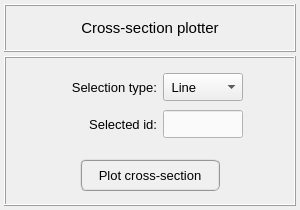
<?xml version="1.0" encoding="UTF-8"?>
<ui version="4.0">
 <class>Form</class>
 <widget class="QWidget" name="Form">
  <property name="geometry">
   <rect>
    <x>0</x>
    <y>0</y>
    <width>300</width>
    <height>210</height>
   </rect>
  </property>
  <property name="maximumSize">
   <size>
    <width>300</width>
    <height>210</height>
   </size>
  </property>
  <property name="windowTitle">
   <string>Form</string>
  </property>
  <layout class="QGridLayout" name="gridLayout">
   <property name="leftMargin">
    <number>4</number>
   </property>
   <property name="topMargin">
    <number>4</number>
   </property>
   <property name="rightMargin">
    <number>4</number>
   </property>
   <property name="bottomMargin">
    <number>4</number>
   </property>
   <property name="spacing">
    <number>4</number>
   </property>
   <item row="0" column="0">
    <widget class="QFrame" name="frame">
     <property name="minimumSize">
      <size>
       <width>0</width>
       <height>48</height>
      </size>
     </property>
     <property name="maximumSize">
      <size>
       <width>16777215</width>
       <height>48</height>
      </size>
     </property>
     <property name="frameShape">
      <enum>QFrame::Box</enum>
     </property>
     <property name="frameShadow">
      <enum>QFrame::Raised</enum>
     </property>
     <layout class="QGridLayout" name="gridLayout_2">
      <property name="leftMargin">
       <number>2</number>
      </property>
      <property name="topMargin">
       <number>2</number>
      </property>
      <property name="rightMargin">
       <number>2</number>
      </property>
      <property name="bottomMargin">
       <number>2</number>
      </property>
      <property name="spacing">
       <number>2</number>
      </property>
      <item row="0" column="0">
       <widget class="QLabel" name="label">
        <property name="font">
         <font>
          <pointsize>11</pointsize>
         </font>
        </property>
        <property name="text">
         <string>Cross-section plotter</string>
        </property>
        <property name="alignment">
         <set>Qt::AlignCenter</set>
        </property>
       </widget>
      </item>
     </layout>
    </widget>
   </item>
   <item row="1" column="0">
    <widget class="QFrame" name="frame_2">
     <property name="frameShape">
      <enum>QFrame::Box</enum>
     </property>
     <property name="frameShadow">
      <enum>QFrame::Raised</enum>
     </property>
     <layout class="QGridLayout" name="gridLayout_3">
      <property name="leftMargin">
       <number>4</number>
      </property>
      <property name="topMargin">
       <number>4</number>
      </property>
      <property name="rightMargin">
       <number>4</number>
      </property>
      <property name="bottomMargin">
       <number>4</number>
      </property>
      <property name="spacing">
       <number>4</number>
      </property>
      <item row="0" column="0">
       <widget class="QFrame" name="selection_frame">
        <property name="minimumSize">
         <size>
          <width>0</width>
          <height>80</height>
         </size>
        </property>
        <property name="maximumSize">
         <size>
          <width>16777215</width>
          <height>80</height>
         </size>
        </property>
        <property name="frameShape">
         <enum>QFrame::NoFrame</enum>
        </property>
        <property name="frameShadow">
         <enum>QFrame::Raised</enum>
        </property>
        <layout class="QGridLayout" name="gridLayout_26" rowstretch="0,0">
         <property name="leftMargin">
          <number>2</number>
         </property>
         <property name="topMargin">
          <number>0</number>
         </property>
         <property name="rightMargin">
          <number>2</number>
         </property>
         <property name="bottomMargin">
          <number>0</number>
         </property>
         <property name="horizontalSpacing">
          <number>6</number>
         </property>
         <property name="verticalSpacing">
          <number>2</number>
         </property>
         <item row="0" column="2">
          <widget class="QComboBox" name="comboBox_selection">
           <property name="minimumSize">
            <size>
             <width>0</width>
             <height>28</height>
            </size>
           </property>
           <property name="maximumSize">
            <size>
             <width>80</width>
             <height>28</height>
            </size>
           </property>
           <property name="font">
            <font>
             <pointsize>10</pointsize>
            </font>
           </property>
           <item>
            <property name="text">
             <string> Line</string>
            </property>
           </item>
           <item>
            <property name="text">
             <string> Element</string>
            </property>
           </item>
          </widget>
         </item>
         <item row="0" column="1">
          <widget class="QLabel" name="label_attribute">
           <property name="minimumSize">
            <size>
             <width>100</width>
             <height>28</height>
            </size>
           </property>
           <property name="maximumSize">
            <size>
             <width>100</width>
             <height>28</height>
            </size>
           </property>
           <property name="font">
            <font>
             <pointsize>10</pointsize>
            </font>
           </property>
           <property name="text">
            <string>Selection type:</string>
           </property>
           <property name="alignment">
            <set>Qt::AlignRight|Qt::AlignTrailing|Qt::AlignVCenter</set>
           </property>
          </widget>
         </item>
         <item row="1" column="1">
          <widget class="QLabel" name="label_selected_id">
           <property name="minimumSize">
            <size>
             <width>0</width>
             <height>28</height>
            </size>
           </property>
           <property name="maximumSize">
            <size>
             <width>16777215</width>
             <height>28</height>
            </size>
           </property>
           <property name="font">
            <font>
             <pointsize>10</pointsize>
             <weight>50</weight>
             <bold>false</bold>
            </font>
           </property>
           <property name="text">
            <string>Selected id:</string>
           </property>
           <property name="alignment">
            <set>Qt::AlignRight|Qt::AlignTrailing|Qt::AlignVCenter</set>
           </property>
          </widget>
         </item>
         <item row="1" column="2">
          <widget class="QLineEdit" name="lineEdit_selected_id">
           <property name="minimumSize">
            <size>
             <width>0</width>
             <height>28</height>
            </size>
           </property>
           <property name="maximumSize">
            <size>
             <width>80</width>
             <height>28</height>
            </size>
           </property>
           <property name="font">
            <font>
             <pointsize>10</pointsize>
             <kerning>false</kerning>
            </font>
           </property>
           <property name="focusPolicy">
            <enum>Qt::ClickFocus</enum>
           </property>
           <property name="styleSheet">
            <string notr="true">QLineEdit{color: rgb(0, 0, 0); background-color: rgb(250, 250, 250)}
QLineEdit:disabled{color: rgb(100, 100, 100); background-color: rgb(240, 240, 240)}</string>
           </property>
           <property name="alignment">
            <set>Qt::AlignCenter</set>
           </property>
          </widget>
         </item>
         <item row="1" column="3">
          <spacer name="horizontalSpacer_2">
           <property name="orientation">
            <enum>Qt::Horizontal</enum>
           </property>
           <property name="sizeHint" stdset="0">
            <size>
             <width>40</width>
             <height>20</height>
            </size>
           </property>
          </spacer>
         </item>
         <item row="1" column="0">
          <spacer name="horizontalSpacer">
           <property name="orientation">
            <enum>Qt::Horizontal</enum>
           </property>
           <property name="sizeHint" stdset="0">
            <size>
             <width>40</width>
             <height>20</height>
            </size>
           </property>
          </spacer>
         </item>
        </layout>
       </widget>
      </item>
      <item row="1" column="0">
       <widget class="QFrame" name="frame_3">
        <property name="minimumSize">
         <size>
          <width>0</width>
          <height>42</height>
         </size>
        </property>
        <property name="maximumSize">
         <size>
          <width>16777215</width>
          <height>42</height>
         </size>
        </property>
        <property name="frameShape">
         <enum>QFrame::NoFrame</enum>
        </property>
        <property name="frameShadow">
         <enum>QFrame::Raised</enum>
        </property>
        <layout class="QGridLayout" name="gridLayout_4">
         <property name="leftMargin">
          <number>0</number>
         </property>
         <property name="topMargin">
          <number>0</number>
         </property>
         <property name="rightMargin">
          <number>0</number>
         </property>
         <property name="bottomMargin">
          <number>0</number>
         </property>
         <property name="spacing">
          <number>0</number>
         </property>
         <item row="0" column="0">
          <widget class="QPushButton" name="pushButton_plot_cross_section">
           <property name="sizePolicy">
            <sizepolicy hsizetype="Minimum" vsizetype="Fixed">
             <horstretch>0</horstretch>
             <verstretch>0</verstretch>
            </sizepolicy>
           </property>
           <property name="minimumSize">
            <size>
             <width>140</width>
             <height>32</height>
            </size>
           </property>
           <property name="maximumSize">
            <size>
             <width>140</width>
             <height>32</height>
            </size>
           </property>
           <property name="font">
            <font>
             <family>MS Shell Dlg 2</family>
             <pointsize>10</pointsize>
             <weight>50</weight>
             <italic>false</italic>
             <bold>false</bold>
            </font>
           </property>
           <property name="styleSheet">
            <string notr="true">QPushButton{border-radius: 6px; border-color: rgb(150, 150, 150); border-style: ridge; border-width: 2px; color: rgb(0, 0, 0); background-color: rgb(240, 240, 240)}
QPushButton:hover{border-radius: 6px; border-color: rgb(0, 170, 255); border-style: ridge; border-width: 2px; color: rgb(0, 0, 0); background-color: rgba(174, 213, 255, 100)}
QPushButton:pressed{border-radius: 6px; border-color: rgb(0, 170, 255); border-style: ridge; border-width: 2px; color: rgb(0, 0, 0); background-color: rgb(174, 213, 255)}
QPushButton:disabled{border-radius: 6px; border-color: rgb(150, 150, 150); border-style: ridge; border-width: 0px; color: rgb(150,150, 150); background-color: rgb(220, 220, 220)}</string>
           </property>
           <property name="text">
            <string>Plot cross-section</string>
           </property>
          </widget>
         </item>
        </layout>
       </widget>
      </item>
     </layout>
    </widget>
   </item>
  </layout>
 </widget>
 <resources/>
 <connections/>
</ui>
